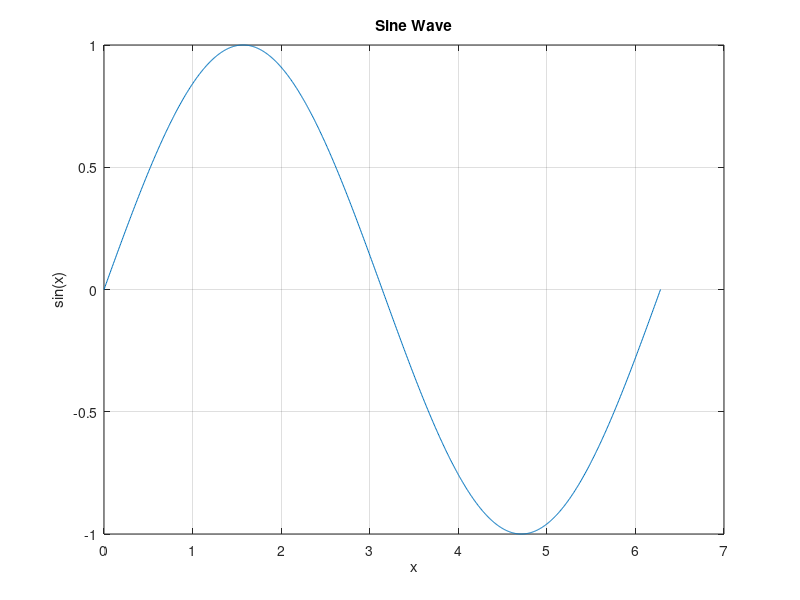

Recreate this plot in MATLAB.
% This MATLAB script plots a sine wave.
x = linspace(0, 2*pi, 1000);
y = sin(x);
plot(x, y);
title('Sine Wave');
xlabel('x');
ylabel('sin(x)');
grid on;
